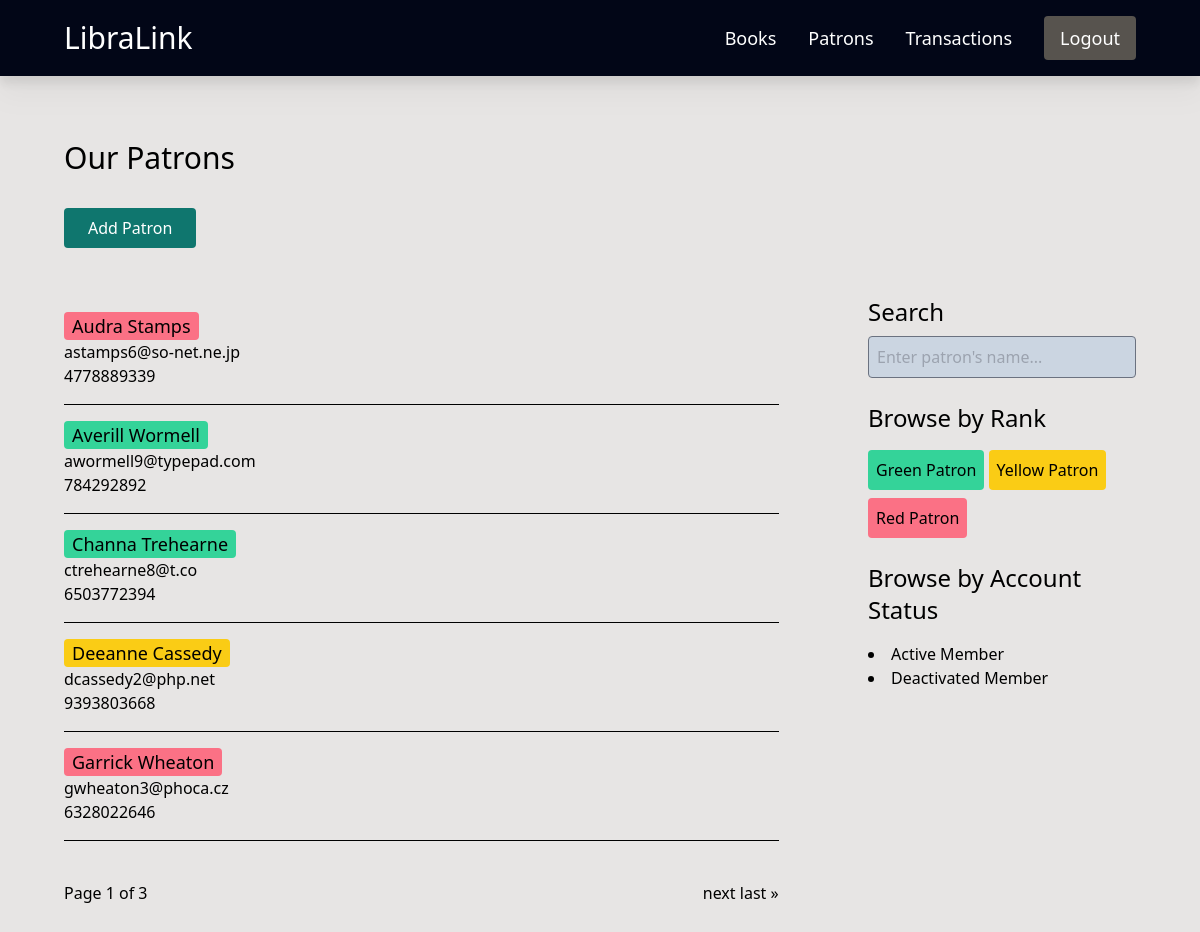
Screenshot of /patron/ (signed in) with the database file from the repository.
### patron/models.py (models this page shows, shortened)
class Patron(models.Model):
    id = models.UUIDField(primary_key=True, default=uuid.uuid4, editable=False)
    name = models.CharField(max_length=200)
    email = models.EmailField(unique=True)
    membership_id = models.CharField(max_length=50, unique=True)
    late_returns = models.PositiveIntegerField(default=0)
    pending_return = models.PositiveIntegerField(default=0)
    PATRON_STATUS_CHOICES = [
        ('green', 'Green'),
        ('yellow', 'Yellow'),
        ('red', 'Red'),
    ]
    status = models.CharField(
        max_length=100, choices=PATRON_STATUS_CHOICES, default='green')
    ACCOUNT_STATUS_CHOICES = [
        ('active', 'Active'),
        ('deactivated', 'Deactivated')
    ]
    account_status = models.CharField(
        max_length=100, choices=ACCOUNT_STATUS_CHOICES, default='active')
    class Meta:
        ordering = ['name']

### patron/views.py (the view)
# urls.py: path('', views.patron_list, name='patron_list'),
@login_required
def patron_list(request):
    query = request.GET.get('q', '')
    if query:
        patrons = Patron.objects.filter(
            Q(name__icontains=query) |
            Q(email__icontains=query) |
            Q(membership_id__icontains=query) |
            Q(status__icontains=query) |
            Q(account_status__icontains=query)
        )
        if not patrons.exists():
            messages.error(
                request, 'No patrons found matching the search criteria.')
    else:
        patrons = Patron.objects.all()
    paginator = Paginator(patrons, 5)
    page_number = request.GET.get('page')
    page_obj = paginator.get_page(page_number)
    return render(request, 'patron/patron_list.html', {'patrons': patrons, 'page_obj': page_obj})

### patron/templates/patron/patron_list.html (shortened to what this page needs)
{% extends 'main.html' %}
{% block content %}
<h1 class='mt-16 mb-4 text-3xl'>Our Patrons</h1>
<a href="{% url 'patron:add_patron' %}" class='inline-block mt-4 mb-8 py-2 px-6 text-white bg-teal-700 hover:bg-teal-900 rounded'>Add Patron</a>
<section class='mt-4 mb-10 flex flex-col lg:flex-row lg:justify-between'>
    <section class='w-full lg:w-2/3 mt-4'>
        {% for patron in page_obj %}
            {% if patron.status == 'green' %}
                <a href="{% url 'patron:patron_detail' patron.pk %}" class='inline-block px-2 bg-emerald-400 rounded text-lg font-medium'>{{patron.name}}</a>
            {% elif patron.status == 'yellow' %}
                <a href="{% url 'patron:patron_detail' patron.pk %}" class='inline-block px-2 bg-yellow-400 rounded text-lg font-medium'>{{patron.name}}</a>
            {% elif patron.status == 'red' %}
                <a href="{% url 'patron:patron_detail' patron.pk %}" class='inline-block px-2 bg-rose-400 rounded text-lg font-medium'>{{patron.name}}</a>
            {% endif %}
            <p>{{patron.email}}</p>
            <p>{{patron.membership_id}}</p>
            <hr class='border-black my-4'>
        {% endfor%}
        <div id='patrons-pagination' class='flex justify-between mt-10 mb-10'>
                <div><p>Page {{page_obj.number}} of {{page_obj.paginator.num_pages}}</p></div>
            {% if page_obj.has_next  %}
                <div>
                    <a href="?page={{page_obj.next_page_number}}">next</a>
                    <a href="?page={{page_obj.paginator.num_pages}}">last »</a>
                </div>
            {% endif %}
        </div>
    </section>
    <section class='w-full lg:w-1/4'>
        <div>
            <h2 class='text-2xl'>Search</h2>
            <form action="" method="GET">
                <input type="text" name='q' placeholder="Enter patron's name..." value='{{request.GET.q}}' class='w-full bg-slate-300 mt-2 py-2 px-2 rounded'>
            </form>
        </div>
        <div class='mt-6'>
            <h2 class='text-2xl mb-4'>Browse by Rank</h2>
            <a href="{% url 'patron:patron_list' %}?q=green" class='inline-block py-2 px-2 mb-2 bg-emerald-400 rounded'>Green Patron</a>
            <a href="{% url 'patron:patron_list' %}?q=yellow" class='inline-block py-2 px-2 mb-2 bg-yellow-400 rounded'>Yellow Patron</a>
            <a href="{% url 'patron:patron_list' %}?q=red" class='inline-block py-2 px-2 bg-rose-400 rounded'>Red Patron</a>
        </div>
        <div class='mt-6'>
            <h2 class='text-2xl mb-4'>Browse by Account Status</h2>
            <ul class='mt-4 list-disc list-inside'>
                <li><a href='{% url "patron:patron_list" %}?q=active' class='hover:text-slate-500 hover:font-medium'>Active Member</a></li>
                <li><a href='{% url "patron:patron_list" %}?q=deactivated' class='hover:text-slate-500 hover:font-medium'>Deactivated Member</a></li>
            </ul>
        </div>
    </section>
</section>
{% endblock %}

### templates/main.html (shortened to what this page needs)
{% load static tailwind_tags %}
<!DOCTYPE html>
<html lang="en" class="scroll-smooth">
<head>
    <script src="https://cdn.tailwindcss.com"></script>
    {% tailwind_css %}
</head>
<body class="bg-stone-200">
    <nav class="height-fit py-4 bg-slate-950 px-5 lg:px-16 flex justify-between items-center drop-shadow-xl">
        <a href="/" class="text-xl lg:text-3xl text-white">LibraLink</a>
        <div class="hidden text-lg lg:flex flex-col lg:flex-row items-center lg:items-center space-y-5 lg:space-y-0 lg:gap-8">
            <a href="{% url 'book:list_books' %}" class="text-white hover:text-stone-300">Books</a>
            <a href="{% url 'patron:patron_list' %}" class="text-white hover:text-stone-300">Patrons</a>
            <a href="{% url 'transaction:transaction_list' %}" class="text-white hover:text-stone-300">Transactions</a>
            {% if request.user.is_authenticated %}
            <a href="{% url 'core:logout' %}" class="bg-stone-600 py-2 px-4 rounded text-white hover:bg-stone-800">Logout</a>
            {% endif %}
        </div>
    </nav>
    <main class="px-5 lg:px-16 min-h-screen">{% block content %}{% endblock %}</main>
</body>
</html>

### rows the page displays
Patron: name "Audra Stamps", email "astamps6@so-net.ne.jp", membership_id "4778889339"
Patron: name "Averill Wormell", email "awormell9@typepad.com", membership_id "784292892"
Patron: name "Channa Trehearne", email "ctrehearne8@t.co", membership_id "6503772394"
Patron: name "Deeanne Cassedy", email "dcassedy2@php.net", membership_id "9393803668"
Patron: name "Garrick Wheaton", email "gwheaton3@phoca.cz", membership_id "6328022646"

### other values shown
{{ page_obj.number }} "1"
{{ page_obj.paginator.num_pages }} "3"
